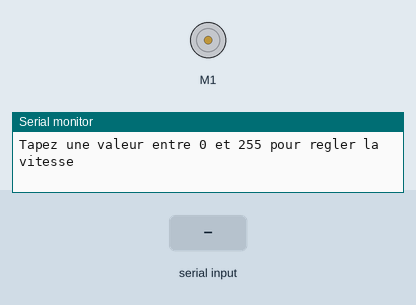
Recording of a sketch running on a simulated Arduino Uno, built with avr-gcc and run on an emulated ATmega328P. Shown: DC motor (green arrow = forward, orange = backward, longer = faster), the last lines printed to the serial monitor. Inputs (shaded band) come from the test bench.

Above: at 1.2 s.
1.3 s: "90,45\n" received over Serial
At 2.0 s:
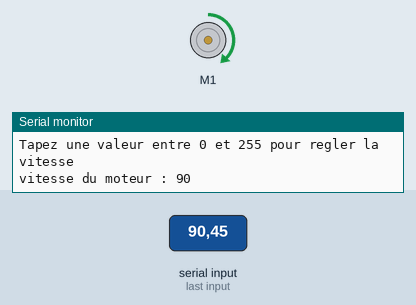
2.8 s: "30,150\n" received over Serial
At 3.1 s:
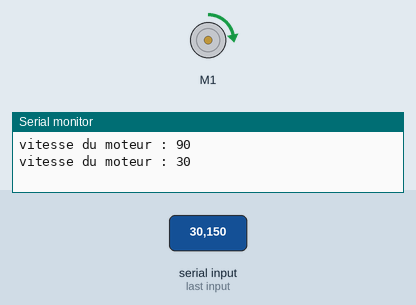
4.3 s: "200\n" received over Serial
At 5.4 s:
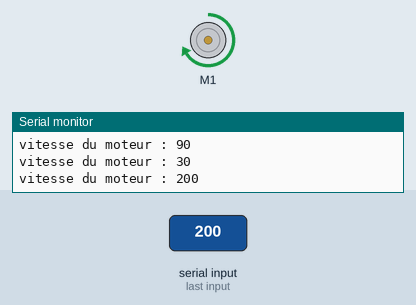
5.8 s: "90\n" received over Serial
At 6.5 s:
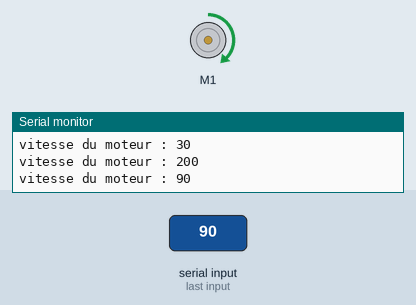
Timing chart, 0 to 8.3 s (numbered marks = the images above; inputs shaded):
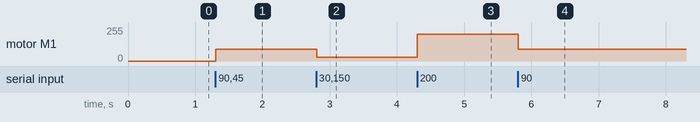

Measured:
- after the input at 1.3 s, motor M1: stopped → forward 90/255 at once
- after the input at 2.8 s, motor M1: forward 90/255 → forward 30/255 at once
- after the input at 4.3 s, motor M1: forward 30/255 → forward 200/255 at once
- after the input at 5.8 s, motor M1: forward 200/255 → forward 90/255 at once

The sketch:

quest2_mini_ventilateur.ino
```cpp
/**
 * @file MinVentilateur.ino
 * @brief Programme pour controler la vitesse d un mini ventilo avec le PWM
 */

#include <AFMotor.h>

AF_DCMotor moteurVentilo(1);  // moteur branché sur le port M1 du shield

/**
 * @brief initialisation du programme
 */
void setup() {
  Serial.begin(9600);
  Serial.println("Tapez une valeur entre 0 et 255 pour regler la vitesse");

  moteurVentilo.setSpeed(0);    // vitesse initial a 0
  moteurVentilo.run(FORWARD);   // rotation avant
}

/**
 * @brief change la vitesse du moteur selon la valeur entrée par l'user
 * @param vitesse valeur PWM entre 0 et 255
 */
void setMotorSpeed(int vitesse) {
  vitesse = constrain(vitesse, 0, 255);   // clamp la valeur entre 0 et 255
  moteurVentilo.setSpeed(vitesse);
  moteurVentilo.run(FORWARD);

  Serial.print("vitesse du moteur : ");
  Serial.println(vitesse);
}

/**
 * @brief boucle principale qui lit la valeur tapee et ajuste la vitesse
 */
void loop() {
  if (Serial.available() > 0) {
    String userInput = Serial.readStringUntil('\n');
    userInput.trim();
    int val = userInput.toInt();
    setMotorSpeed(val);
  }
}
```
